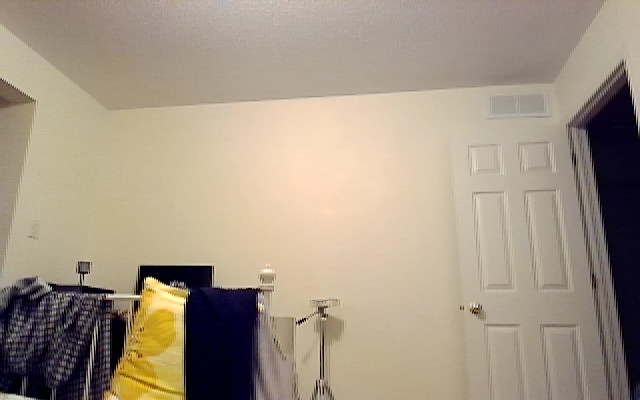
#> input picture a.jpg, 640 x 400 px
$ python pcorner.py a.jpg b.jpg   (Python 2 division)
#> lines starting #> are read from the running program, lines starting #| are printed output that depends on the picture
import cv2
import numpy as np
import sys
import pylab
from matplotlib import pyplot as plt

import imageio #read video
from PIL import Image #read image
import rasl #image alignment

filename = sys.argv[1]

if False:
    img = cv2.imread(filename)
    gray = cv2.cvtColor(img,cv2.COLOR_BGR2GRAY)
    # find Harris corners
    gray = np.float32(gray)
    dst = cv2.cornerHarris(gray,2,3,0.04)
    dst = cv2.dilate(dst,None)
    #ret, dst = cv2.threshold(dst,0.01*dst.max(),255,0)
    ret, dst = cv2.threshold(dst,0.05*dst.max(),255,0)
    dst = np.uint8(dst)

    # find centroids
    ret, labels, stats, centroids = cv2.connectedComponentsWithStats(dst)

    # define the criteria to stop and refine the corners
    criteria = (cv2.TERM_CRITERIA_EPS + cv2.TERM_CRITERIA_MAX_ITER, 100, 0.001)
    corners = cv2.cornerSubPix(gray,np.float32(centroids),(5,5),(-1,-1),criteria)

    # Now draw them
    print centroids,'\n', corners
    res = np.hstack((centroids,corners))
    print res
    res = np.int0(res)
    print res
    img[res[:,1],res[:,0]]=[0,0,255]
    img[res[:,3],res[:,2]] = [0,255,0]

    #cv2.imwrite(sys.argv[2],img)
    # corner detection
    fig = pylab.figure()
    pylab.imshow(img)
    pylab.show()


img = cv2.imread(filename,0)
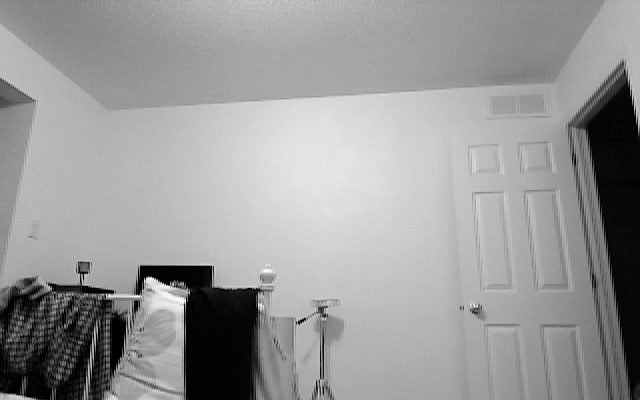
#> img: shape (400, 640); min 0, max 252, mean 152.6
#edges = cv2.Canny(img,100,200)
edges = cv2.Canny(img,50,100)
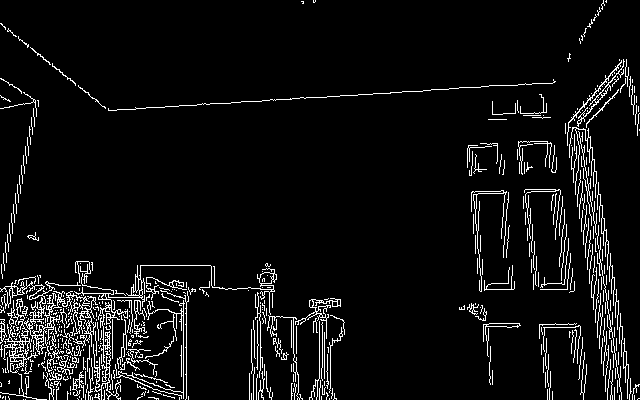
#> edges: shape (400, 640); 6.1% white in thin lines or dots

#import pdb; pdb.set_trace()
plt.subplot(121),plt.imshow(img,cmap = 'gray')
plt.title('Original Image'), plt.xticks([]), plt.yticks([])
#plt.subplot(122),plt.imshow(edges,cmap = 'gray')
#edges = cv2.cvtColor(edges,cv2.COLOR_BGR2GRAY)
plt.subplot(122),plt.imshow(edges)
plt.title('Edge Image'), plt.xticks([]), plt.yticks([])

plt.show()
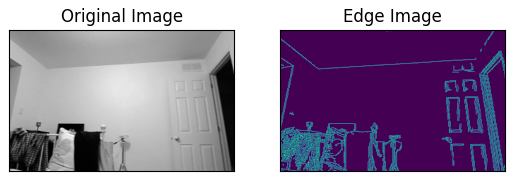
#> figure drawn by matplotlib, 2 panels
